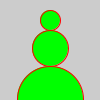
Frame 1 (no input)
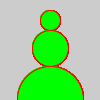
Frame 60 (the mouse pressed at the canvas centre just before this capture)
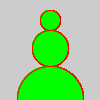
Frame 120 (the mouse held since frame 60 and released just before this capture)

The Processing sketch that drew these frames (run headless with seeded random() and noise(); from frame 60 on, the mouse is pressed at the canvas centre):

// Processing sketch: FunctionsWithGraphics
// ── FunctionsWithGraphics.pde
void setup(){
  
}

void draw(){
  /*
  makeChristmasCircle(10, 10, 20);
  makeChristmasCircle(30, 10, 20);
  makeChristmasCircle(50, 10, 20);
  makeChristmasCircle(70, 10, 20);
  makeChristmasCircle(90, 10, 20);
  
  makeChristmasCircle(10, 30, 20);
  makeChristmasCircle(10, 50, 20);
  makeChristmasCircle(10, 70, 20);
  makeChristmasCircle(10, 90, 20);
  */
  
  int snowManX = width / 2;
  int snowManY = 20;
  int headDiam = 20;
  makeChristmasCircle(snowManX, snowManY, headDiam);
  
  int chestDiam = 36;
  int chestY = snowManY + headDiam/2 + chestDiam / 2;
  makeChristmasCircle(snowManX, chestY, chestDiam);
  
  int bottomDiam = 66;
  int bottomY = chestY + chestDiam /2 + bottomDiam / 2;
  makeChristmasCircle(snowManX, bottomY, bottomDiam);
}

void makeChristmasCircle(int x, int y, int diam){
  stroke(255, 0, 0);
  fill(0, 255, 0);
  circle(x, y, diam);
}  
